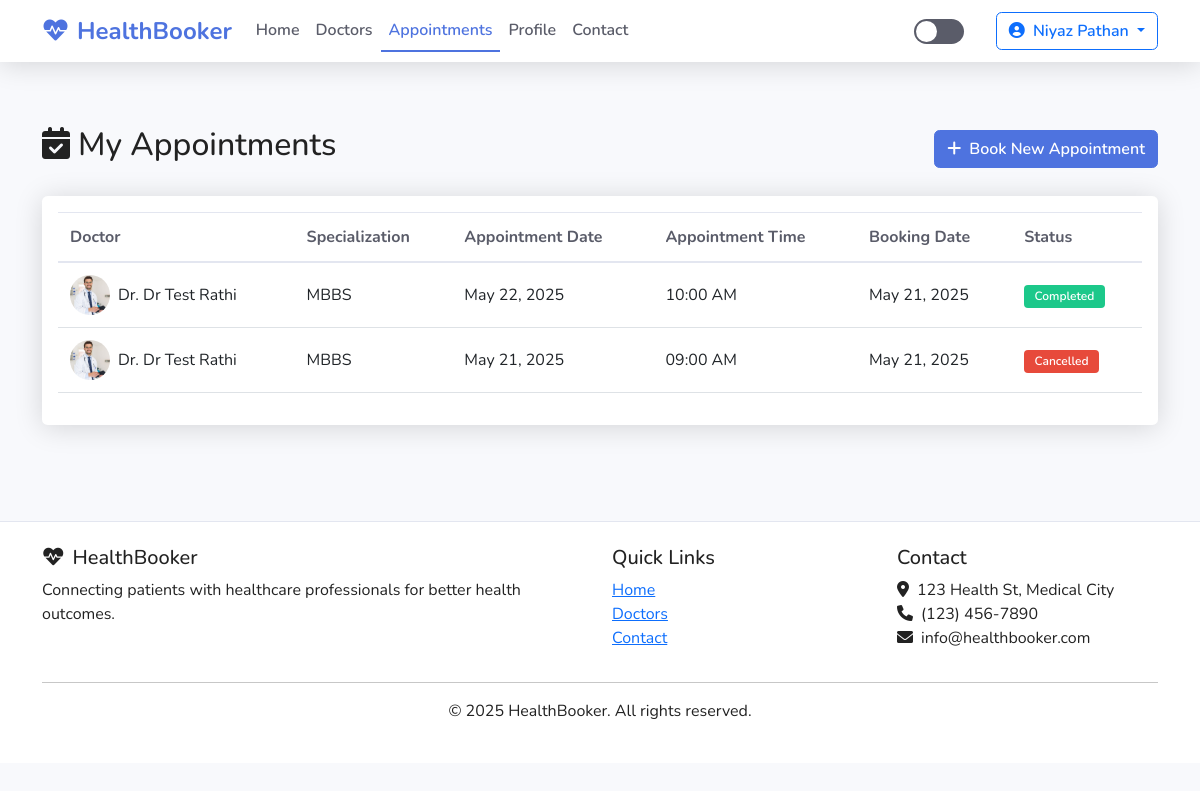
Before: /user-appointments (signed in) with the older database file.
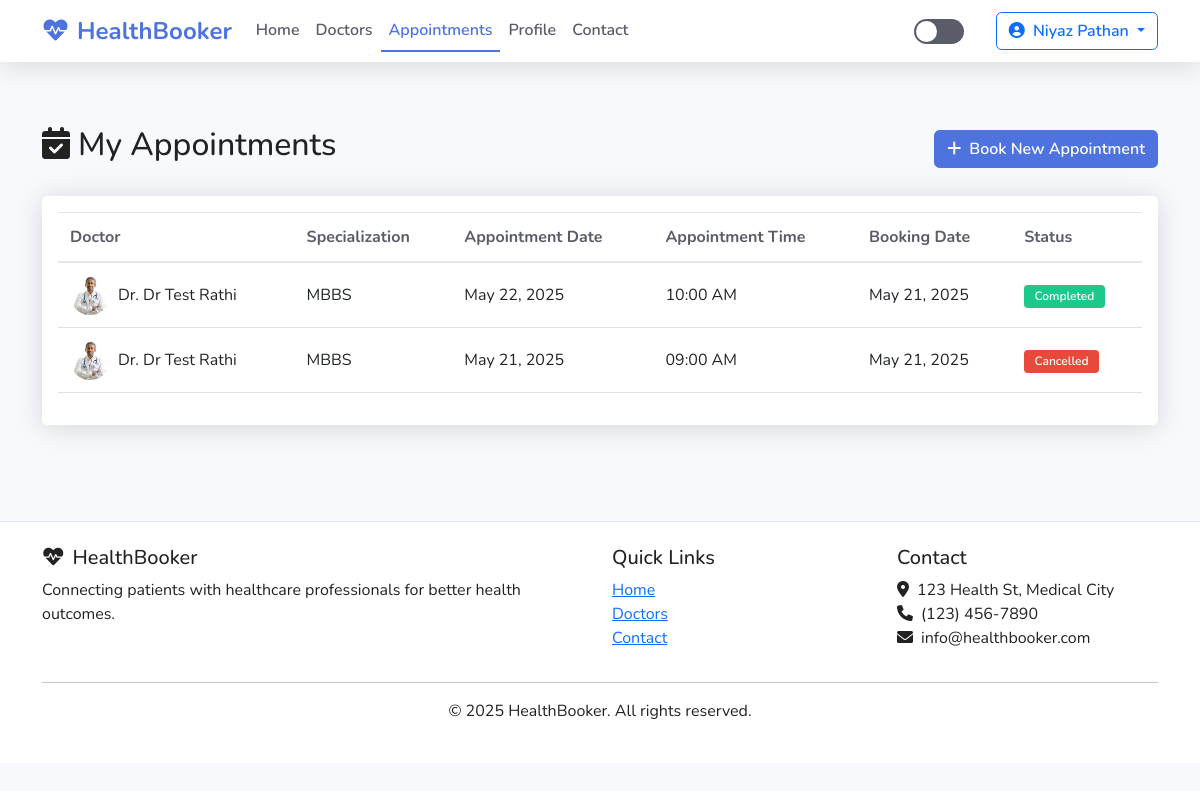
After: the same page with the newer database file.
### app.py (models this page shows, shortened)
class Appointment(db.Model):
    id = db.Column(db.Integer, primary_key=True)
    user_id = db.Column(db.Integer, db.ForeignKey('user.id'), nullable=False)
    doctor_id = db.Column(db.Integer, db.ForeignKey('doctor.id'), nullable=False)
    appointment_date = db.Column(db.Date, nullable=False)
    appointment_time = db.Column(db.Time, nullable=False)
    booking_date = db.Column(db.DateTime, nullable=False, default=datetime.utcnow)
    status = db.Column(db.String(20), nullable=False, default='Pending')  # Pending/Completed/In Progress/Cancelled

class User(db.Model, UserMixin):
    id = db.Column(db.Integer, primary_key=True)
    name = db.Column(db.String(100), nullable=False)
    email = db.Column(db.String(120), unique=True, nullable=False)
    password = db.Column(db.String(60), nullable=False)
    user_type = db.Column(db.String(10), nullable=False)  # 'user' or 'doctor'
    profile_image = db.Column(db.String(20), nullable=False, default='default.jpg')
    date_joined = db.Column(db.DateTime, nullable=False, default=datetime.utcnow)
    appointments_as_user = db.relationship('Appointment', backref='patient', lazy=True,
                                          foreign_keys='Appointment.user_id')

class Doctor(db.Model):
    id = db.Column(db.Integer, primary_key=True)
    user_id = db.Column(db.Integer, db.ForeignKey('user.id'), nullable=False)
    specialization = db.Column(db.String(50), nullable=False)
    experience = db.Column(db.Integer, nullable=False)  # Years of experience
    fees = db.Column(db.Float, nullable=False)
    phone = db.Column(db.String(15), nullable=False)
    user = db.relationship('User', backref='doctor_profile', lazy=True,
                          foreign_keys=[user_id])
    appointments = db.relationship('Appointment', backref='doctor', lazy=True,
                                  foreign_keys='Appointment.doctor_id')

### routes.py (the view)
@app.route('/user-appointments')
@login_required
def user_appointments():
    if current_user.user_type != 'user':
        flash('Access denied.', 'danger')
        return redirect(url_for('home'))
    appointments = Appointment.query.filter_by(user_id=current_user.id).order_by(Appointment.appointment_date.desc()).all()
    return render_template('user_appointments.html', title='My Appointments', appointments=appointments)

### app.py (called while the page is built)
@login_manager.user_loader
def load_user(user_id):
    return User.query.get(int(user_id))

### templates/user_appointments.html (shortened to what the changed rows need)
<!DOCTYPE html>
<html lang="en">
<head>
    <link href="https://cdn.jsdelivr.net/npm/bootstrap@5.3.0/dist/css/bootstrap.min.css" rel="stylesheet">
    <link href="https://cdnjs.cloudflare.com/ajax/libs/font-awesome/6.0.0/css/all.min.css" rel="stylesheet">
    <link rel="stylesheet" href="{{ url_for('static', filename='css/main.css') }}">
</head>
<body>
    <main>
        <div class="container py-5">
            <div class="row mb-4">
                <div class="col-12">
                    <div class="d-flex justify-content-between align-items-center">
                        <h2><i class="fas fa-calendar-check me-2"></i>My Appointments</h2>
                    </div>
                </div>
            </div>
            <div class="card">
                <div class="card-body">
                    {% if appointments %}
                        <div class="table-responsive">
                            <table class="table table-hover">
                                <thead>
                                    <tr>
                                        <th>Doctor</th>
                                        <th>Specialization</th>
                                        <th>Appointment Date</th>
                                        <th>Appointment Time</th>
                                        <th>Booking Date</th>
                                        <th>Status</th>
                                    </tr>
                                </thead>
                                <tbody>
                                    {% for appointment in appointments %}
                                        <tr>
                                            <td>
                                                <div class="d-flex align-items-center">
                                                    <img src="{{ url_for('static', filename='images/uploads/' + appointment.doctor.user.profile_image) }}"
                                                         alt="{{ appointment.doctor.user.name }}"
                                                         class="rounded-circle me-2"
                                                         style="width: 40px; height: 40px; object-fit: cover;">
                                                    <div>Dr. {{ appointment.doctor.user.name }}</div>
                                                </div>
                                            </td>
                                            <td>{{ appointment.doctor.specialization }}</td>
                                            <td>{{ appointment.appointment_date.strftime('%B %d, %Y') }}</td>
                                            <td>{{ appointment.appointment_time.strftime('%I:%M %p') }}</td>
                                            <td>{{ appointment.booking_date.strftime('%B %d, %Y') }}</td>
                                            <td>
                                                <span class="badge badge-{{ appointment.status.lower() }}">
                                                    {{ appointment.status }}
                                                </span>
                                            </td>
                                        </tr>
                                    {% endfor %}
                                </tbody>
                            </table>
                        </div>
                    {% endif %}
                </div>
            </div>
        </div>
    </main>
</body>
</html>

Changed rows visible on the page:
changed through a linked row, Appointment "May 22, 2025": profile_image: picture added in place of a placeholder
changed through a linked row, Appointment "09:00 AM": profile_image: picture added in place of a placeholder
